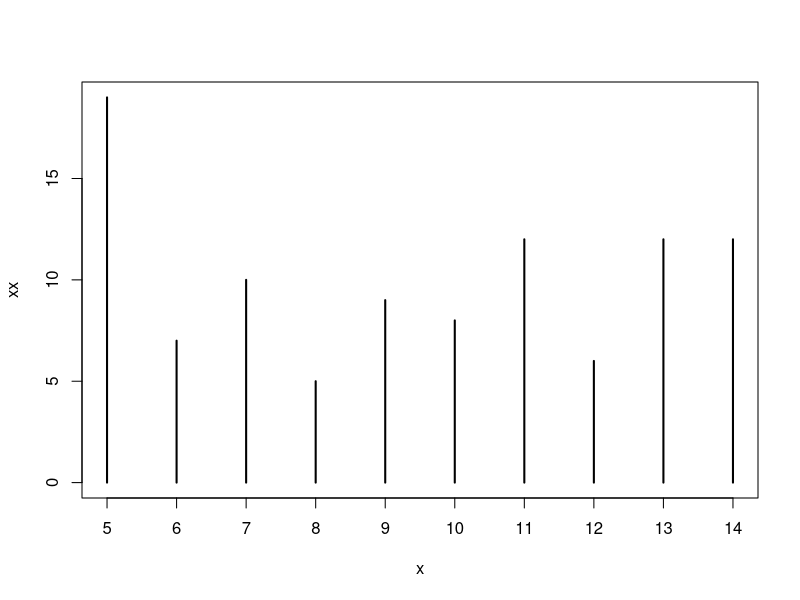

The R source for this figure:
rm(list = ls())
k<-100
x<-rep(0,k)
for (i in 1:k) {
  u1<-runif(1,0,1)
  u2<-runif(1,0,1)
  if (u1<0.55) {
    x[i]<-(2*floor(u2*5))+5
  }
  else{
    x[i]<-(2*floor(u2*5))+6
  }
  
}

xx<-table(x)
plot(xx)
#m<-2*(floor(5*u2))+5